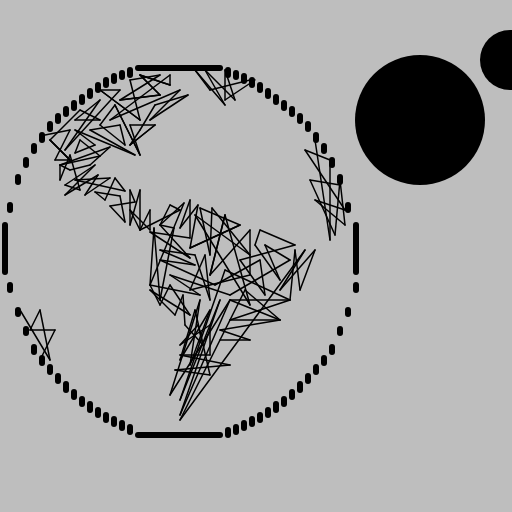
Frame 1 (no input)
Frame 60 (no input): identical to frame 1, image omitted
Frame 120 (the mouse pressed at the canvas centre since frame 60): identical to frame 1, image omitted

The p5.js sketch that drew this single still picture (run headless with seeded random() and noise() and a simulated clock; from frame 60 on, the mouse is pressed at the canvas centre):

// p5.js sketch
// ── sketch.js
function setup() {
  createCanvas(512, 512);
}

function draw() {
  background(190);

  //Tierra
  stroke(0); //Color
  strokeWeight(6); //Grosor
  line(138, 68, 220, 68); //linea arriba
  line(130, 70, 130, 75); //Izquierda ARRIBA
  line(122, 73, 122, 77);
  line(114, 76, 114, 81);
  line(106, 80, 106, 85);
  line(98, 85, 98, 90);
  line(90, 91, 90, 96);
  line(82, 97, 82, 102);
  line(74, 103, 74, 108);
  line(66, 109, 66, 114);
  line(58, 116, 58, 121);
  line(50, 124, 50, 129);
  line(42, 135, 42, 140);
  line(34, 146, 34, 151);
  line(26, 160, 26, 165);
  line(18, 177, 18, 182);
  line(10, 205, 10, 210);
  line(5, 225, 5, 272); //Linea izquierda

  line(10, 285, 10, 290); //Izquierda abajo
  line(18, 310, 18, 314);
  line(26, 329, 26, 333);
  line(34, 347, 34, 352);
  line(42, 358, 42, 363);
  line(50, 367, 50, 372);
  line(58, 376, 58, 381);
  line(66, 384, 66, 390);
  line(74, 392, 74, 397);
  line(82, 399, 82, 404);
  line(90, 404, 90, 410);
  line(98, 410, 98, 415);
  line(106, 415, 106, 420);
  line(114, 419, 114, 424);
  line(122, 423, 122, 428);
  line(130, 427, 130, 432);
  line(138, 435, 220, 435); //Linea abajo

  //REFLEJO
  line(228, 70, 228, 75); //Izquierda derecha
  line(236, 73, 236, 77);
  line(244, 76, 244, 81);
  line(252, 80, 252, 85);
  line(260, 85, 260, 90);
  line(268, 91, 268, 96);
  line(276, 97, 276, 102);
  line(284, 103, 284, 108);
  line(292, 109, 292, 114);
  line(300, 116, 300, 121);
  line(308, 124, 308, 129);
  line(316, 135, 316, 140);
  line(324, 146, 324, 151);
  line(332, 160, 332, 165);
  line(340, 177, 340, 182);
  line(348, 205, 348, 210);
  line(356, 225, 356, 272); //Linea larga a la derecha
  //
  line(356, 285, 356, 290); //Derecha abajo
  line(348, 310, 348, 314);
  line(340, 329, 340, 333);
  line(332, 347, 332, 352);
  line(324, 358, 324, 363);
  line(316, 367, 316, 372);
  line(308, 376, 308, 381);
  line(300, 384, 300, 390);
  line(292, 392, 292, 397);
  line(284, 399, 284, 404);
  line(276, 404, 276, 410);
  line(268, 410, 268, 415);
  line(260, 415, 260, 420);
  line(252, 419, 252, 424);
  line(244, 423, 244, 428);
  line(236, 427, 236, 432);
  line(228, 430, 228, 435);
  //FIN DEL CIRCULO

 //Continentes
  strokeWeight(1.5); //Grosor linea
  line(45, 135, 70, 130);
  line(55, 160, 70, 130);
  line(55, 160, 70, 160);
  line(50, 140, 70, 160);
  line(50, 140, 70, 160);
  line(50, 140, 70, 160);
  line(50, 140, 80, 110);
  line(100, 120, 80, 110);
  line(100, 120, 75, 120);
  line(100, 100, 75, 120);
  line(100, 100, 65, 150);
  line(120, 90, 65, 150);
  line(120, 90, 100, 90);
  line(140, 120, 100, 90);
  line(140, 120, 100, 90);
  line(140, 120, 130, 80);
  line(160, 75, 130, 80);
  line(160, 75, 120, 100);
  line(160, 95, 120, 100);
  line(160, 95, 120, 100);
  line(160, 95, 140, 75);
  line(160, 95, 140, 75);
  line(170, 85, 140, 75);
  line(170, 85, 140, 75);
  line(170, 85, 170, 75);
  line(110, 120, 170, 75);
  line(110, 120, 180, 90);
  line(150, 120, 180, 90);
  line(150, 120, 188, 95);
  line(155, 105, 140, 130);
  line(155, 105, 188, 95);
  line(130, 145, 140, 130);
  line(130, 145, 155, 125);
  line(130, 145, 155, 125);
  line(130, 125, 155, 125);
  line(130, 125, 140, 155);
  line(115, 105, 140, 155);
  line(115, 105, 140, 155);
  line(115, 105, 100, 125);
  line(125, 145, 100, 125);
  line(125, 145, 120, 125);
  line(90, 130, 120, 125);
  line(90, 130, 135, 155);
  line(75, 130, 135, 155);
  line(75, 130, 95, 145);
  line(75, 153, 95, 145);
  line(75, 153, 80, 140);
  line(100, 156, 80, 140);
  line(100, 156, 60, 165);
  line(110, 147, 60, 165);
  line(110, 147, 90, 165);
  line(70, 170, 90, 165);
  line(70, 170, 60, 165);
  line(60, 180, 60, 165);
  line(60, 180, 70, 155);
  line(80, 190, 70, 155);
  line(80, 190, 65, 185);
  line(95, 165, 65, 185);
  line(95, 165, 65, 195);
  line(98, 175, 65, 195);
  line(98, 175, 85, 195);
  line(110, 178, 85, 195);
  line(110, 178, 75, 180);
  line(125, 191, 75, 180);
  line(125, 191, 115, 178);
  line(105, 200, 115, 178);
  line(105, 200, 95, 192);
  line(120, 196, 95, 192);
  line(120, 196, 125, 222);
  line(110, 206, 125, 222);
  line(110, 206, 135, 202);
  line(130, 190, 135, 202);
  line(130, 190, 130, 225);
  line(140, 190, 130, 225);
  line(140, 190, 140, 230);
  line(130, 210, 140, 230);
  line(130, 210, 150, 230);
  line(150, 210, 150, 230);
  line(150, 210, 140, 230);
  line(180, 210, 140, 230);
  line(180, 210, 170, 205);
  line(160, 225, 170, 205);
  line(160, 225, 184, 203);
  line(150, 285, 184, 203);
  line(150, 285, 154, 228);
  line(160, 300, 154, 228);
  line(160, 300, 174, 228);
  line(160, 225, 174, 228);
  line(160, 225, 190, 258);
  line(150, 232, 190, 258);
  line(150, 232, 190, 238);
  line(190, 200, 190, 238);
  line(190, 200, 180, 228);
  line(198, 205, 180, 228);
  line(198, 205, 190, 248);
  line(240, 225, 190, 248);
  line(240, 225, 190, 248);
  line(240, 225, 200, 208);
  line(210, 255, 200, 208);
  line(210, 255, 212, 208);
  line(250, 255, 212, 208);
  line(250, 255, 195, 215);
  line(250, 305, 195, 215);
  line(250, 305, 225, 215);
  line(210, 275, 225, 215);
  line(210, 275, 225, 215);
  line(210, 275, 250, 230);
  line(250, 275, 250, 230);
  line(250, 275, 190, 290);
  line(205, 255, 190, 290);
  line(205, 255, 210, 300);
  line(195, 255, 210, 300);
  line(195, 255, 160, 250);
  line(195, 265, 160, 250);
  line(195, 265, 160, 260);
  line(215, 285, 160, 260);
  line(215, 285, 260, 260);
  line(265, 295, 260, 260);
  line(265, 295, 240, 260);
  line(295, 245, 240, 260);
  line(295, 245, 260, 230);
  line(255, 245, 260, 230);
  line(255, 245, 280, 280);
  line(265, 245, 280, 280);
  line(265, 245, 290, 260);
  line(230, 295, 290, 260);
  line(230, 295, 170, 275);
  line(200, 295, 170, 275);
  line(200, 295, 150, 285);
  line(160, 305, 150, 285);
  line(160, 305, 170, 285);
  line(190, 315, 170, 285);
  line(190, 315, 150, 290);
  line(175, 315, 150, 290);
  line(175, 315, 183, 295);
  line(185, 325, 183, 295);
  line(185, 325, 203, 345);
  line(198, 325, 203, 345);
  line(198, 325, 180, 345);
  line(210, 325, 180, 345);
  line(210, 325, 210, 355);
  line(180, 355, 210, 355);
  line(180, 355, 230, 365);
  line(175, 370, 230, 365);
  line(175, 370, 210, 375);
  line(195, 310, 210, 375);
  line(195, 310, 180, 360);
  line(210, 310, 180, 360);
  line(210, 310, 190, 365);
  line(200, 300, 190, 365);
  line(200, 300, 170, 395);
  line(230, 300, 170, 395);
  line(230, 300, 180, 415);
  line(220, 300, 180, 415);
  line(220, 300, 180, 400);
  line(225, 270, 180, 400);
  line(225, 270, 290, 300);
  line(295, 250, 290, 300);
  line(295, 250, 300, 290);
  line(315, 250, 300, 290);
  line(315, 250, 280, 290);
  line(305, 250, 280, 290);
  line(305, 250, 180, 420);
  line(245, 290, 180, 420);
  line(245, 290, 280, 320);
  line(230, 300, 280, 320);
  line(230, 300, 290, 300);
  line(230, 320, 290, 300);
  line(230, 320, 280, 320);
  line(220, 330, 280, 320);
  line(220, 330, 250, 340);
  line(220, 340, 250, 340);
  line(330, 240, 315, 140);
  line(330, 240, 330, 160);
  line(305, 150, 330, 160);
  line(305, 150, 345, 210);
  line(315, 200, 345, 210);
  line(315, 200, 345, 225);
  line(340, 180, 345, 225);
  line(340, 180, 335, 235);
  line(310, 180, 335, 235);
  line(310, 180, 340, 185);
  line(250, 80, 210, 90);
  line(195, 70, 210, 90);
  line(195, 70, 225, 105);
  line(205, 70, 225, 105);
  line(205, 70, 235, 100);
  line(225, 70, 235, 100);
  line(225, 70, 225, 100);
  line(255, 80, 225, 100);
  line(20, 310, 50, 360);
  line(40, 310, 50, 360);
  line(40, 310, 30, 330);
  line(55, 330, 30, 330);
  line(55, 330, 40, 360);
  fill(0); //Color
  noStroke(0); //Grosor linea
  circle (420,120,130);
  circle (510,60,60);
}
